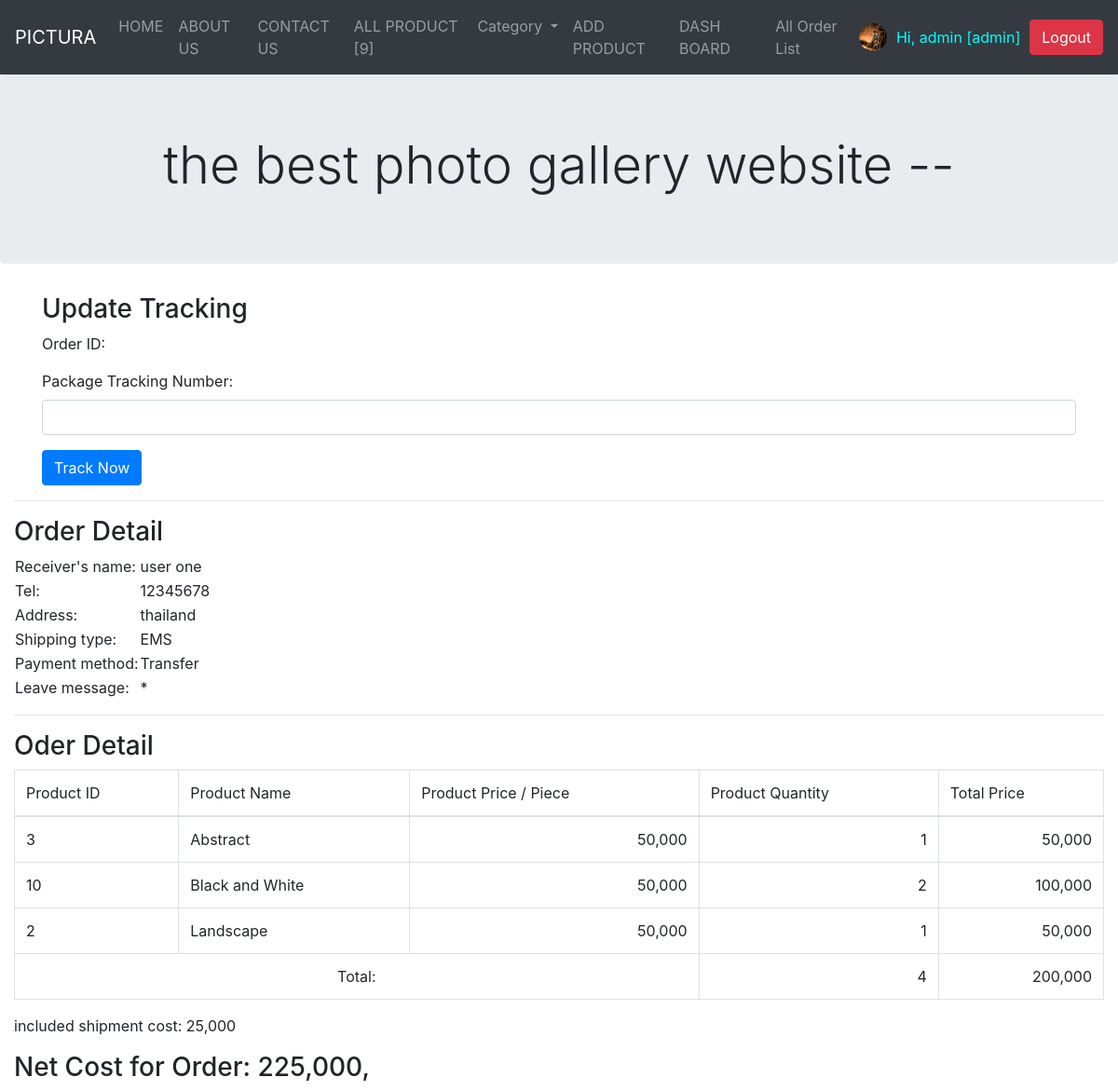
/updateTracking/OD000220200927100954/ (signed in), run on the app's committed database.
### myapp/models.py (models this page shows, shortened)
class Profile(models.Model):
    user = models.OneToOneField(User, on_delete=models.CASCADE)
    photo = models.ImageField(upload_to='photoProfile',
                              null=True, blank=True, default='default.jpg')
    userType = models.CharField(max_length=100, default='member')
    cartQuantity = models.IntegerField(default=0)

class OrderPending(models.Model):
    orderId = models.CharField(max_length=100)
    user = models.ForeignKey(User, on_delete=models.CASCADE)
    name = models.CharField(max_length=100)
    tel = models.CharField(max_length=100)
    address = models.TextField()
    shipping = models.CharField(max_length=100)
    payment = models.CharField(max_length=100)
    other = models.TextField(null=True, blank=True)
    stamp = models.DateTimeField(auto_now_add=True, null=True, blank=True)
    paid = models.BooleanField(default=False)
    confirmed = models.BooleanField(default=False)
    slip = models.ImageField(upload_to="slip", null=True, blank=True)
    slipTime = models.CharField(max_length=100, null=True, blank=True)
    paymentId = models.CharField(max_length=100, null=True, blank=True)
    trackingNumber = models.CharField(max_length=100, null=True, blank=True)

class OrderList(models.Model):
    orderId = models.CharField(max_length=100)
    productId = models.CharField(max_length=100)
    productName = models.CharField(max_length=100)
    price = models.IntegerField()
    quantity = models.IntegerField()
    total = models.IntegerField()

### myapp/views.py (the view, shortened to what this page needs)
def UpdateTracking(request, orderId):
    if request.user.profile.userType != 'admin':
        return redirect('home-page')
    order = OrderPending.objects.get(orderId=orderId)
    odList = OrderList.objects.filter(orderId=orderId)
    total = sum([c.total for c in odList])
    order.total = total
    count = sum([c.quantity for c in odList])
    if order.shipping == 'ems':
        shipCost = sum([10000 if i == 0 else 5000 for i in range(count)])
    else:
        shipCost = sum([5000 if i == 0 else 2000 for i in range(count)])
    if order.payment == 'cod':
        shipCost += 5000
    order.shipCost = shipCost
    context = {'order': order, 'odList': odList,
               'total': total, 'count': count}
    return render(request, 'myapp/updateTracking.html', context)

### myapp/templatetags/custom_tags.py (called while the page is built)
@register.simple_tag
def show_allproduct():
    count = AllProduct.objects.count()
    return count

@register.inclusion_tag('myapp/allCategory.html')
def all_category():
    cats = Category.objects.all()
    return {'allcats': cats}

### template/myapp/updateTracking.html (shortened to what this page needs)
{% extends 'myapp/base.html' %} {% load humanize %} {% block content %}
<div class="container" style="margin: 10; padding: 10">
  <h3>Update Tracking</h3>
  <p>Order ID: {{ orderId }}</p>
  <form method="POST">
    <div class="form-group">
      <label for="trackingNumber">Package Tracking Number:</label>
      <input
        type="text"
        class="form-control"
        id="trackingNumber"
        name="trackingNumber"
      />
    </div>
    <div>
      <button type="submit" class="btn btn-primary">Track Now</button><br />
    </div>
  </form>
</div>
<hr />
<h3>Order Detail</h3>
<table>
  <tr>
    <td class="">Receiver's name:</td>
    <td>{{order.name}}</td>
  </tr>
  <tr>
    <td class="">Tel:</td>
    <td>{{order.tel}}</td>
  </tr>
  <tr>
    <td class="">Address:</td>
    <td>{{order.address}}</td>
  </tr>
  <tr>
    <td class="">Shipping type:</td>
    <td>
      {% if order.shipping == 'ems' %} EMS {% else %} Register {% endif %}
    </td>
  </tr>
  <tr>
    <td class="">Payment method:</td>
    <td>
      {% if order.payment == 'transfer' %} Transfer {% else %} COD [Add 5,000
      more] {% endif %}
    </td>
  </tr>
  <tr>
    <td class="">Leave message:</td>
    <td>{{order.other}}</td>
  </tr>
</table>
<hr />
<h3>Oder Detail</h3>
<table class="table table-bordered table-strip">
  <thead>
    <tr>
      <td>Product ID</td>
      <td>Product Name</td>
      <td>Product Price / Piece</td>
      <td>Product Quantity</td>
      <td>Total Price</td>
    </tr>
  </thead>
  <tbody>
    {% for pd in odList %}
    <tr>
      <td>{{pd.productId }}</td>
      <td>{{ pd.productName }}</td>
      <td class="text-right">{{pd.price|intcomma}}</td>
      <td class="text-right">{{pd.quantity}}</td>
      <td class="text-right">{{pd.total|intcomma}}</td>
    </tr>
    {% endfor %}
    <tr>
      <td colspan="3" class="text-center">Total:</td>
      <td class="text-right">{{ count|intcomma }}</td>
      <td class="text-right">{{ total|intcomma }}</td>
    </tr>
  </tbody>
</table>
<p>included shipment cost: {{order.shipCost|intcomma}}</p>
<h3>Net Cost for Order: {{total|add:order.shipCost|intcomma}},</h3>
{% endblock %}

### template/myapp/base.html (shortened to what this page needs)
{% load custom_tags %} {% load markdown_extra %}
<!DOCTYPE html>
<html lang="en">
  <head>
    <link
      rel="stylesheet"
      href="https://stackpath.bootstrapcdn.com/bootstrap/4.5.2/css/bootstrap.min.css"
    />
    <link
      rel="stylesheet"
      href="https://cdnjs.cloudflare.com/ajax/libs/font-awesome/4.7.0/css/font-awesome.min.css"
    />
  </head>
  <body>
    <nav class="navbar navbar-expand-sm bg-dark navbar-dark">
      <a class="navbar-brand" href="/">PICTURA</a>
      <div class="collapse navbar-collapse" id="collapsibleNavbar">
        <ul class="navbar-nav mr-auto">
          <li class="nav-item">
            <a class="nav-link" href="{% url 'home-page'%}">HOME</a>
          </li>
          <li class="nav-item">
            <a class="nav-link" href="{% url 'about-page'%}">ABOUT US</a>
          </li>
          <li class="nav-item">
            <a class="nav-link" href="{% url 'contact-page'%}">CONTACT US</a>
          </li>
          <li class="nav-item">
            <a class="nav-link" href="{% url 'allProduct'%}"
              >ALL PRODUCT [{% show_allproduct %}]</a
            >
          </li>
          <li class="nav-item dropdown">
            <a
              class="nav-link dropdown-toggle"
              href="#"
              id="navbarDropdown"
              role="button"
              data-toggle="dropdown"
              aria-haspopup="true"
              aria-expanded="false"
            >
              Category
            </a>
          </li>
          {% if user.is_authenticated and user.profile.userType == 'admin'%}
          <li class="nav-item">
            <a class="nav-link" href="{% url 'addProduct'%}">ADD PRODUCT</a>
          </li>
          <li class="nav-item">
            <a class="nav-link" href="http://localhost:8000/admin"
              >DASH BOARD</a
            >
          </li>
          <li class="nav-item">
            <a class="nav-link" href="{% url 'allOrderList'%}"
              >All Order List</a
            >
          </li>
          {% endif %}
        </ul>
        {% if user.is_authenticated %}
        <img
          src="{{user.profile.photo.url}}"
          alt=""
          width="30px"
          height="30px"
          class="rounded-circle"
        />
        <p style="color: cyan; margin: 10px">
          Hi,&nbsp{{user.last_name}}&nbsp[{{user.profile.userType}}]
        </p>
        <a class="btn btn-danger" href="{% url 'logout' %}">Logout</a>
        {% else %}
        <a class="btn btn-info" href="{% url 'register'%}">Register</a
        >&nbsp&nbsp&nbsp
        <a class="btn btn-info" href="{% url 'login' %}">Login</a>
        {% endif %}
      </div>
    </nav>
    <center>
      <div class="jumbotron">
        <h5 class="display-4">the best photo gallery website --</h5>
      </div>
    </center>
    <div class="container-fluid">
      {% block content %} {% endblock content %}
    </div>
  </body>
</html>

### data on the page
OrderPending: name "user one", tel "12345678", address "thailand", other "*", shipCost "25,000", shipCost "225,000"
OrderList: productId "3", productName "Abstract", price "50,000", quantity "1", total "50,000"
OrderList: productId "10", productName "Black and White", price "50,000", quantity "2", total "100,000"
OrderList: productId "2", productName "Landscape", price "50,000", quantity "1", total "50,000"

### other printed values
{{ user.last_name }} "admin"
{{ user.profile.userType }} "admin"
{{ count|intcomma }} "4"
{{ total|intcomma }} "200,000"
